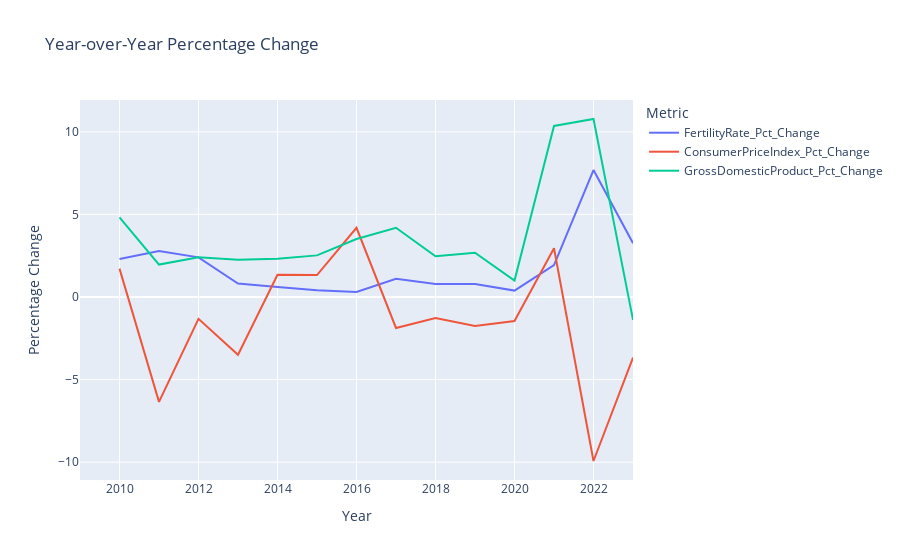

The notebook cell saved with this chart:
### Code cell
# Create an interactive line plot with Plotly
fig = px.line(final_selected, x='TID', y=[
    'FertilityRate_Pct_Change', 'ConsumerPriceIndex_Pct_Change', 'GrossDomesticProduct_Pct_Change'],
    labels={
        'value': 'Percentage Change (%)',
        'variable': 'Metrics',
        'TID': 'Year'
    },
    title='Year-over-Year Percentage Change'
)

# Update layout for clearer display
fig.update_layout(
    xaxis_title='Year',
    yaxis_title='Percentage Change',
    legend_title='Metric'
)

# Show the plot
fig.show()

### Figure 1 — Plotly figure (JSON) as saved in the notebook; plotly's stock layout.template omitted (floating-point values rounded to 4 significant figures)
{"data": [{"hovertemplate": "Metrics=FertilityRate_Pct_Change<br>Year=%{x}<br>Percentage Change (%)=%{y}<extra></extra>", "legendgroup": "FertilityRate_Pct_Change", "line": {"color": "#636efa", "dash": "solid"}, "marker": {"symbol": "circle"}, "mode": "lines", "name": "FertilityRate_Pct_Change", "orientation": "v", "showlegend": true, "type": "scatter", "x": [2009, 2010, 2011, 2012, 2013, 2014, 2015, 2016, 2017, 2018, 2019, 2020, 2021, 2022, 2023], "xaxis": "x", "y": [null, 2.303, 2.787, 2.398, 0.8147, 0.6061, 0.4016, 0.3, 1.097, 0.789, 0.7828, 0.3883, 1.934, 7.685, 3.26], "yaxis": "y"}, {"hovertemplate": "Metrics=ConsumerPriceIndex_Pct_Change<br>Year=%{x}<br>Percentage Change (%)=%{y}<extra></extra>", "legendgroup": "ConsumerPriceIndex_Pct_Change", "line": {"color": "#EF553B", "dash": "solid"}, "marker": {"symbol": "circle"}, "mode": "lines", "name": "ConsumerPriceIndex_Pct_Change", "orientation": "v", "showlegend": true, "type": "scatter", "x": [2009, 2010, 2011, 2012, 2013, 2014, 2015, 2016, 2017, 2018, 2019, 2020, 2021, 2022, 2023], "xaxis": "x", "y": [null, 1.718, -6.349, -1.324, -3.499, 1.348, 1.325, 4.19, -1.876, -1.267, -1.752, -1.453, 2.95, -9.93, -3.671], "yaxis": "y"}, {"hovertemplate": "Metrics=GrossDomesticProduct_Pct_Change<br>Year=%{x}<br>Percentage Change (%)=%{y}<extra></extra>", "legendgroup": "GrossDomesticProduct_Pct_Change", "line": {"color": "#00cc96", "dash": "solid"}, "marker": {"symbol": "circle"}, "mode": "lines", "name": "GrossDomesticProduct_Pct_Change", "orientation": "v", "showlegend": true, "type": "scatter", "x": [2009, 2010, 2011, 2012, 2013, 2014, 2015, 2016, 2017, 2018, 2019, 2020, 2021, 2022, 2023], "xaxis": "x", "y": [null, 4.822, 1.964, 2.402, 2.256, 2.309, 2.52, 3.512, 4.192, 2.462, 2.679, 0.9984, 10.35, 10.78, -1.389], "yaxis": "y"}], "layout": {"legend": {"title": {"text": "Metric"}, "tracegroupgap": 0}, "title": {"text": "Year-over-Year Percentage Change"}, "xaxis": {"anchor": "y", "domain": [0, 1], "title": {"text": "Year"}}, "yaxis": {"anchor": "x", "domain": [0, 1], "title": {"text": "Percentage Change"}}}}
